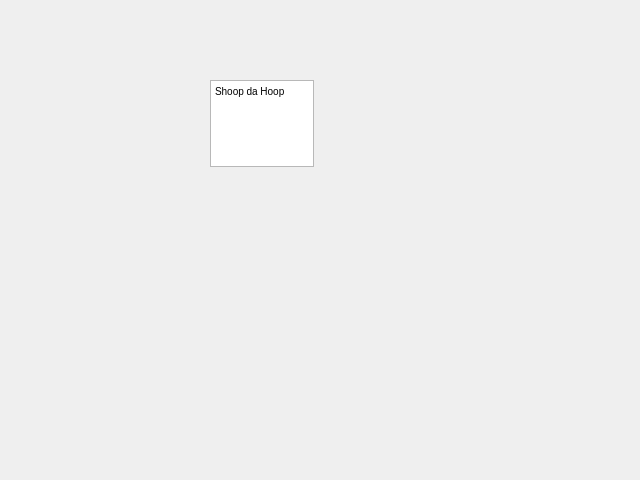
<?xml version="1.0" encoding="UTF-8"?>
<ui version="4.0">
 <class>Dialog</class>
 <widget class="QDialog" name="Dialog">
  <property name="geometry">
   <rect>
    <x>0</x>
    <y>0</y>
    <width>640</width>
    <height>480</height>
   </rect>
  </property>
  <property name="windowTitle">
   <string>Dialog</string>
  </property>
  <widget class="QTextEdit" name="textEdit">
   <property name="geometry">
    <rect>
     <x>210</x>
     <y>80</y>
     <width>104</width>
     <height>87</height>
    </rect>
   </property>
   <property name="html">
    <string>&lt;!DOCTYPE HTML PUBLIC &quot;-//W3C//DTD HTML 4.0//EN&quot; &quot;http://www.w3.org/TR/REC-html40/strict.dtd&quot;&gt;
&lt;html&gt;&lt;head&gt;&lt;meta name=&quot;qrichtext&quot; content=&quot;1&quot; /&gt;&lt;style type=&quot;text/css&quot;&gt;
p, li { white-space: pre-wrap; }
&lt;/style&gt;&lt;/head&gt;&lt;body style=&quot; font-family:'MS Shell Dlg 2'; font-size:7.8pt; font-weight:400; font-style:normal;&quot;&gt;
&lt;p style=&quot; margin-top:0px; margin-bottom:0px; margin-left:0px; margin-right:0px; -qt-block-indent:0; text-indent:0px;&quot;&gt;Shoop da Hoop&lt;/p&gt;&lt;/body&gt;&lt;/html&gt;</string>
   </property>
  </widget>
 </widget>
 <resources/>
 <connections/>
</ui>
